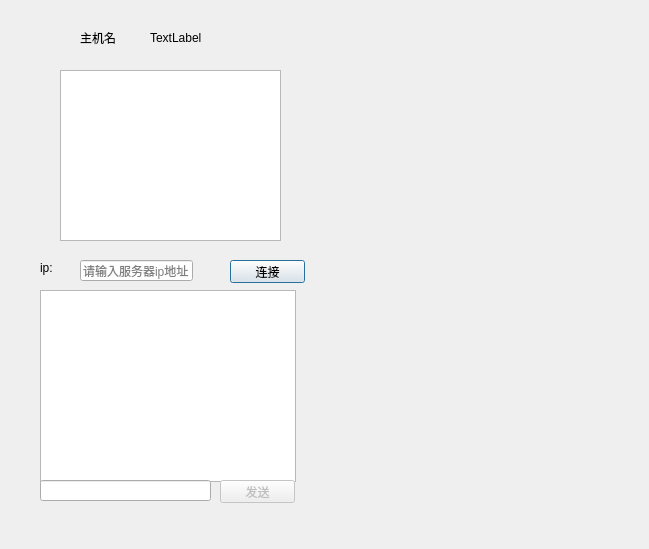
<?xml version="1.0" encoding="UTF-8"?>
<ui version="4.0">
 <class>netDialog</class>
 <widget class="QDialog" name="netDialog">
  <property name="geometry">
   <rect>
    <x>0</x>
    <y>0</y>
    <width>649</width>
    <height>549</height>
   </rect>
  </property>
  <property name="windowTitle">
   <string>Dialog</string>
  </property>
  <widget class="QLabel" name="label">
   <property name="geometry">
    <rect>
     <x>80</x>
     <y>30</y>
     <width>53</width>
     <height>15</height>
    </rect>
   </property>
   <property name="text">
    <string>主机名</string>
   </property>
  </widget>
  <widget class="QLabel" name="label_name">
   <property name="geometry">
    <rect>
     <x>150</x>
     <y>30</y>
     <width>53</width>
     <height>15</height>
    </rect>
   </property>
   <property name="text">
    <string>TextLabel</string>
   </property>
  </widget>
  <widget class="QListWidget" name="listWidget">
   <property name="geometry">
    <rect>
     <x>60</x>
     <y>70</y>
     <width>221</width>
     <height>171</height>
    </rect>
   </property>
  </widget>
  <widget class="QLineEdit" name="lineEdit_ip">
   <property name="geometry">
    <rect>
     <x>80</x>
     <y>260</y>
     <width>113</width>
     <height>21</height>
    </rect>
   </property>
   <property name="placeholderText">
    <string>请输入服务器ip地址</string>
   </property>
  </widget>
  <widget class="QPushButton" name="pushButton_connect">
   <property name="geometry">
    <rect>
     <x>230</x>
     <y>260</y>
     <width>75</width>
     <height>23</height>
    </rect>
   </property>
   <property name="text">
    <string>连接</string>
   </property>
  </widget>
  <widget class="QLabel" name="label_2">
   <property name="geometry">
    <rect>
     <x>40</x>
     <y>260</y>
     <width>21</width>
     <height>16</height>
    </rect>
   </property>
   <property name="text">
    <string>ip:</string>
   </property>
  </widget>
  <widget class="QListWidget" name="listWidget_2">
   <property name="geometry">
    <rect>
     <x>40</x>
     <y>290</y>
     <width>256</width>
     <height>192</height>
    </rect>
   </property>
  </widget>
  <widget class="QLineEdit" name="lineEdit_buf">
   <property name="geometry">
    <rect>
     <x>40</x>
     <y>480</y>
     <width>171</width>
     <height>21</height>
    </rect>
   </property>
  </widget>
  <widget class="QPushButton" name="pushButton_send">
   <property name="enabled">
    <bool>false</bool>
   </property>
   <property name="geometry">
    <rect>
     <x>220</x>
     <y>480</y>
     <width>75</width>
     <height>23</height>
    </rect>
   </property>
   <property name="text">
    <string>发送</string>
   </property>
  </widget>
 </widget>
 <resources/>
 <connections/>
</ui>
